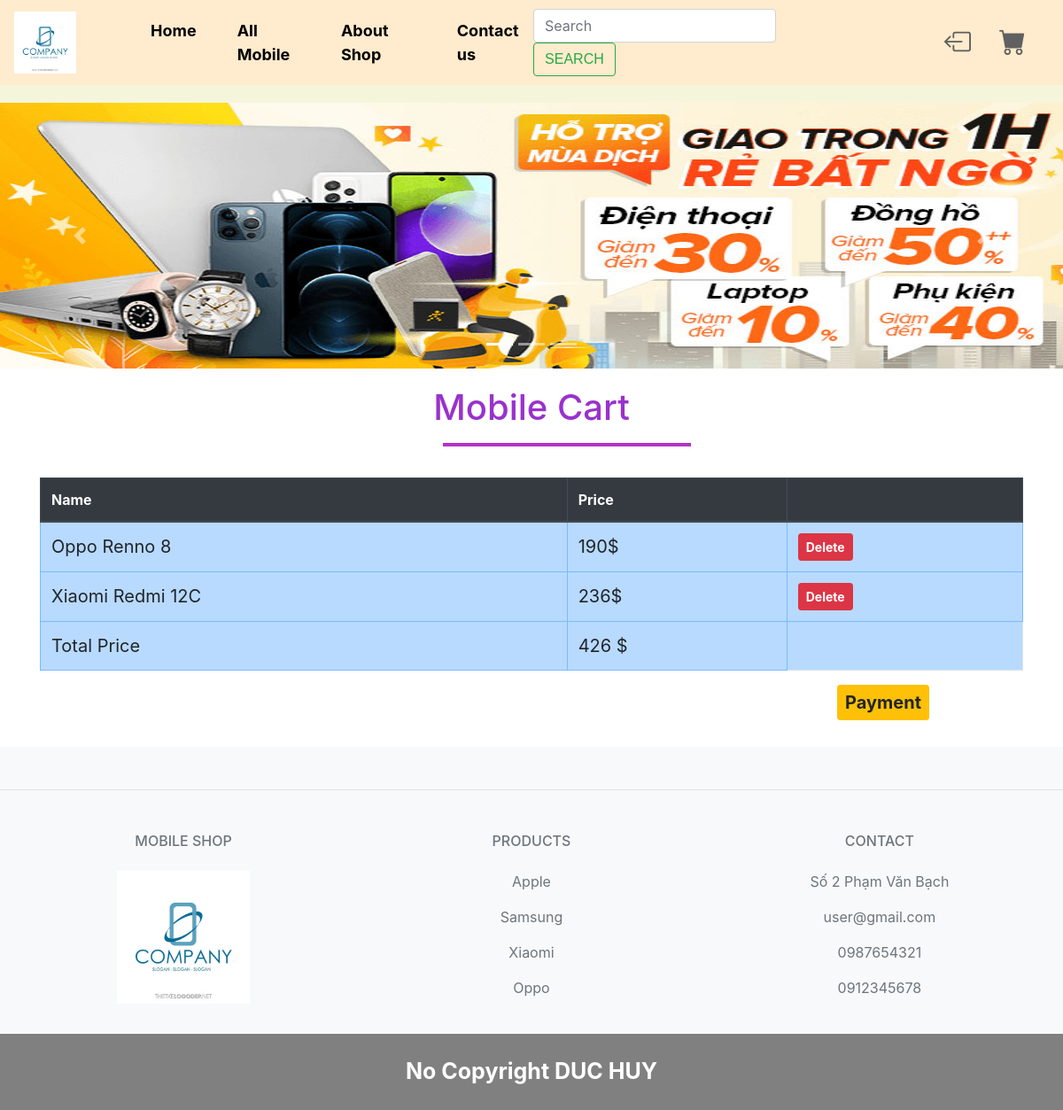
The app's page /cart.php with its own data.
### tables this page shows
CREATE TABLE `cart` (
  `id` int(20) UNSIGNED NOT NULL,
  `name` varchar(100) NOT NULL,
  `price` float NOT NULL
);

### db.php (called while the page is built, shortened)
<?php
    $hostname = 'localhost';
    $username = 'root';
    $password = '';
    $dbname = 'mobile_db';
    $port = 3306;
    function query($sql)
    {
        global $hostname;
        global $username;
        global $password;
        global $dbname;
        global $port;
        $conn = new mysqli($hostname, $username, $password, $dbname, $port);
        $result = $conn ->query($sql);
        $rows = $result -> fetch_all();
        return $rows;
    }
?>

### cart.php (the view, shortened to what this page needs)
<!DOCTYPE html>
<html lang="en">
<head>
    <link rel="stylesheet" href="https://cdn.jsdelivr.net/npm/bootstrap@4.6.2/dist/css/bootstrap.min.css">
    <link rel="stylesheet" href="https://cdn.jsdelivr.net/npm/bootstrap-icons@1.10.4/font/bootstrap-icons.css">
</head>
<body>
    <?php
        include_once("header.php");
    ?>
    <?php
        include_once("db.php");
        $sql = "Select sum(price) from cart";
        $total_money = query($sql);
    ?>
    <h1 style="text-align: center; font-size: 40px; color: darkorchid; margin-top: 20px;">Mobile Cart</h1>
    <hr style="margin-left: 500px; width: 280px; height: 3px; background-color: rgb(182, 52, 205);">
    <div class="container">
        <table class="table table-primary table-bordered border-bold" style="margin-top: 35px;">
            <thead class="thead-dark">
                <tr class="table-secondary border-info-bold">
                    <th>Name</th>
                    <th>Price</th>
                    <th>&nbsp;</th>
                </tr>
            </thead>
            <?php
                $sql = "Select * from cart";
                $cart = query($sql);
                foreach($cart as $c){
            ?>
                        <tr>
                            <td style="font-size:20px"><?= $c[1]?></td>
                            <td style="font-size:20px"><?= $c[2]?>$</td>
                            <td><a type="button" class="btn btn-danger btn-sm" href="cart.php?deleteid=<?= $c[0]?>"><b>Delete</b></a></td>
                        </tr>
                    <?php
                        }
                    ?>
                    <td colspan="1" style="font-size:20px">Total Price</td>
                        <td style="font-size:20px"> <?= $total_money[0][0] ?> $ </td>
        </table>
        <a style="font-size: 20px; font-weight:bold; margin-bottom: 30px; margin-left: 900px" type="button" class="btn btn-warning btn-sm" href="success.php">Payment</a>
    </div>
    <?php
        include_once("footer.php");
    ?>
</body>
</html>

### records on screen
cart: name "Oppo Renno 8", price "190"
cart: name "Xiaomi Redmi 12C", price "236"

### other values on screen
$total_money[0][0] "426"
